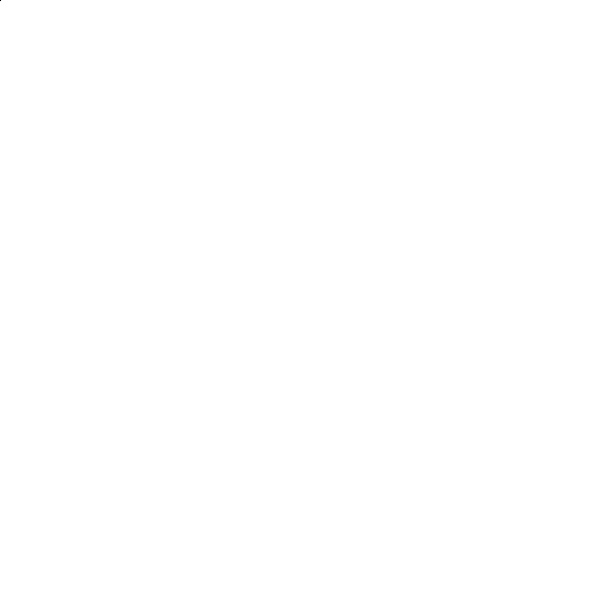
Frame 1 (no input)
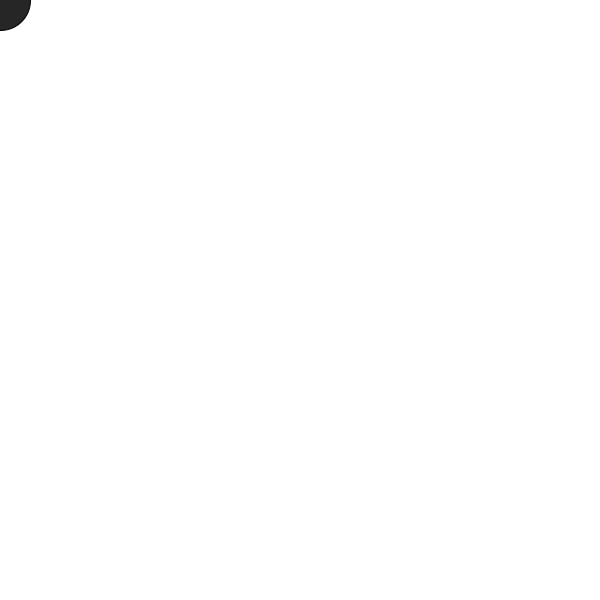
Frame 60 (the mouse pressed at the canvas centre just before this capture)
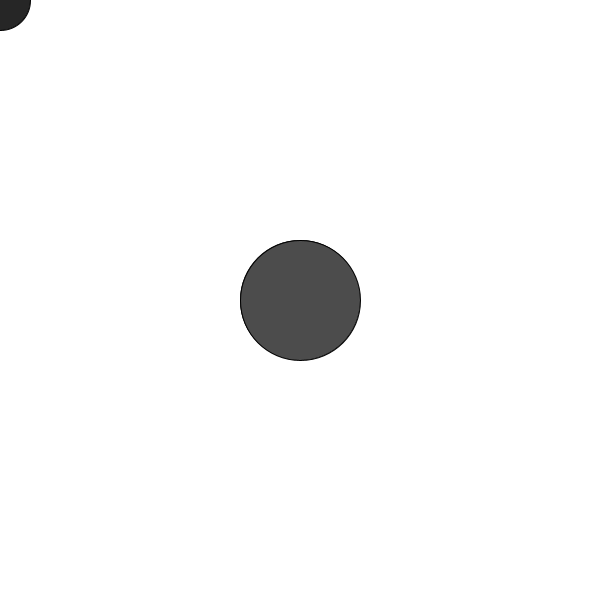
Frame 120 (the mouse held since frame 60 and released just before this capture)

The Processing sketch that drew these frames (run headless with seeded random() and noise(); from frame 60 on, the mouse is pressed at the canvas centre):

// Processing sketch: processing_18412
// ── processing_18412.pde

void setup (){
  size (600, 600);
  colorMode (HSB, 400);
  smooth ();

      background (400);
}

float x = 0;

void draw (){

  
  x++;
  
  
  
  fill (abs(x));
  
  ellipse (mouseX, mouseY, abs (x), abs (x));
  
  
  if(x > 400) {  
    x = -400;
  }
  
}
